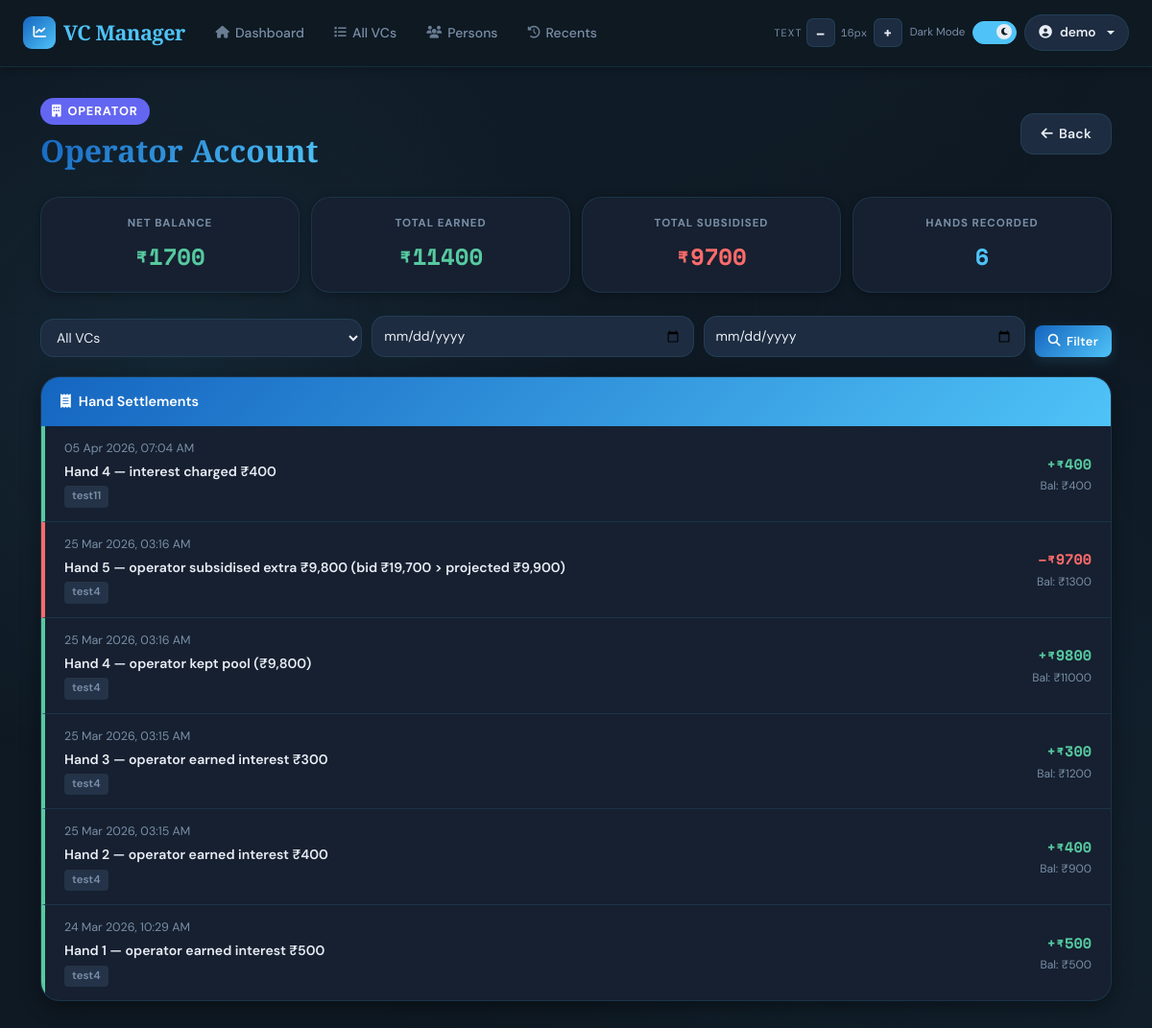
The page /ledger/operator (signed in) on the database as committed earlier.
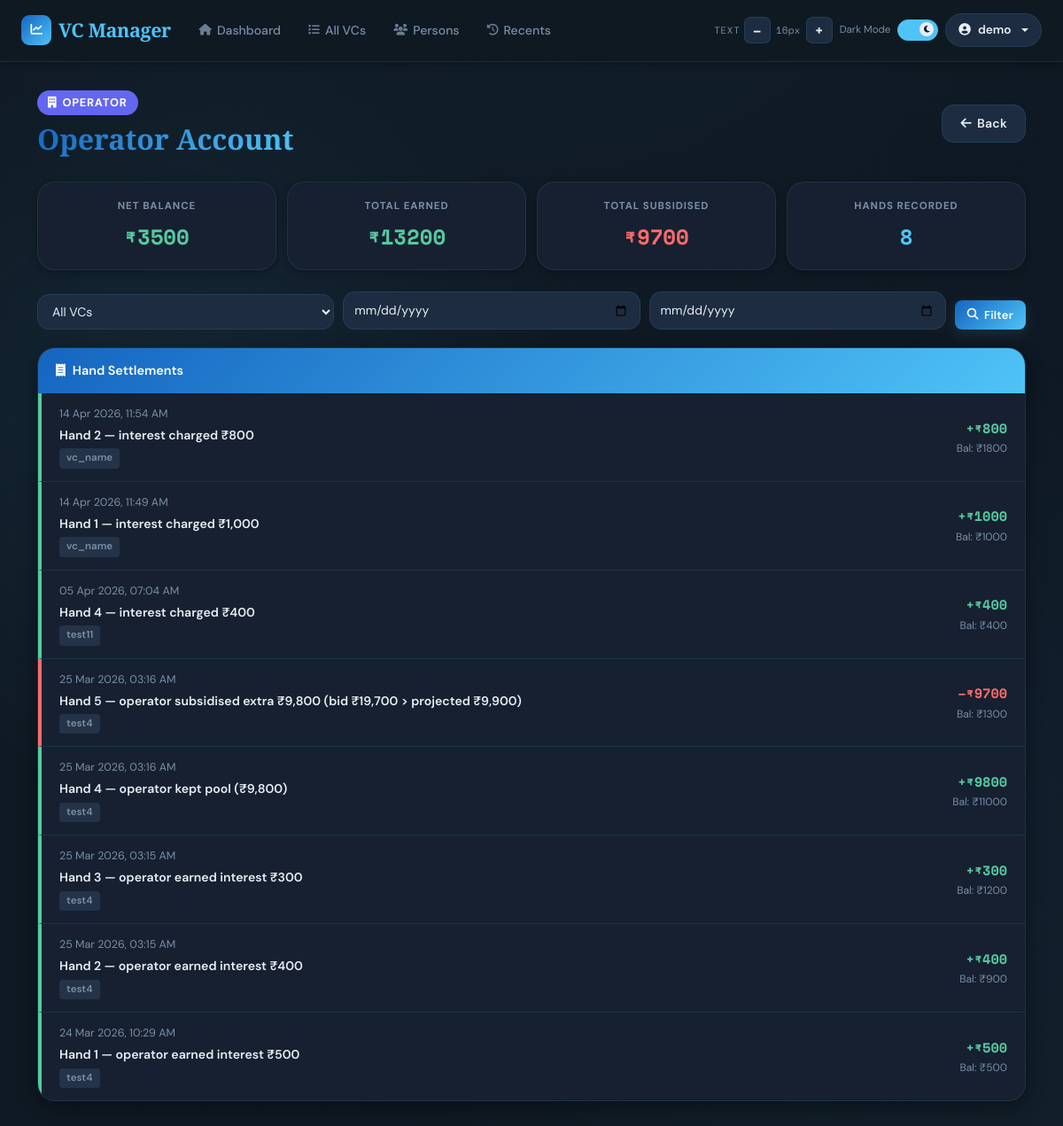
The same page on the database as committed later.
### app/models/ledger.py (models this page shows)
class LedgerEntry(db.Model):
    __tablename__ = 'ledger_entries'
    id = db.Column(db.Integer, primary_key=True)
    person_id = db.Column(db.Integer, db.ForeignKey('persons.id'), nullable=True, index=True)
    vc_id = db.Column(db.Integer, db.ForeignKey('vcs.id'), nullable=True, index=True)
    date = db.Column(db.DateTime, nullable=False, default=datetime.utcnow)
    narration = db.Column(db.Text, nullable=False)
    debit = db.Column(db.Float, default=0)
    credit = db.Column(db.Float, default=0)
    balance = db.Column(db.Float, default=0)
    created_at = db.Column(db.DateTime, default=datetime.utcnow)
    vc = db.relationship('VC', foreign_keys=[vc_id], back_populates='ledger_entries', lazy=True)

### app/models/vc.py (models this page shows, shortened)
class VC(db.Model):
    __tablename__ = 'vcs'
    id           = db.Column(db.Integer, primary_key=True)
    user_id      = db.Column(db.Integer, db.ForeignKey('users.id'), nullable=False, index=True)
    vc_number    = db.Column(db.Integer, unique=True, nullable=False)
    name         = db.Column(db.String(100), nullable=False)
    start_date   = db.Column(db.DateTime, nullable=False, default=lambda: datetime.now(timezone.utc))
    amount       = db.Column(db.Float, nullable=False)
    tenure       = db.Column(db.Integer, nullable=False)
    current_hand = db.Column(db.Integer, default=1)
    narration    = db.Column(db.Text)
    status       = db.Column(db.Enum(PaymentStatus, native_enum=False), default=PaymentStatus.PENDING)
    min_interest = db.Column(db.Float, nullable=False, default=0.0)
    created_at   = db.Column(db.DateTime, default=lambda: datetime.now(timezone.utc))
    updated_at   = db.Column(db.DateTime, default=lambda: datetime.now(timezone.utc),
                             onupdate=lambda: datetime.now(timezone.utc))
    hands          = db.relationship('VCHand',      backref='vc', lazy=True, cascade='all, delete-orphan')
    payments       = db.relationship('Payment',     backref='vc', lazy=True, cascade='all, delete-orphan')
    ledger_entries = db.relationship('LedgerEntry', back_populates='vc', lazy=True)
    members        = db.relationship('Person', secondary=vc_members, backref='vcs')

### app/routes/ledger.py (the view)
@ledger_bp.route('/operator')
@login_required
def operator_ledger():
    from_date = request.args.get('from_date')
    to_date   = request.args.get('to_date')
    vc_id     = request.args.get('vc_id', type=int)
    user_vc_ids = [v.id for v in VC.query.filter_by(user_id=current_user.id).all()]
    if not user_vc_ids:
        return render_template('ledger/operator.html', entries=[], vcs=[],
                          total_credits=0, total_debits=0, net_balance=0)
    query = LedgerEntry.query.filter(
        LedgerEntry.person_id.is_(None),
        LedgerEntry.vc_id.in_(user_vc_ids)
    )
    if vc_id:
        query = query.filter(LedgerEntry.vc_id == vc_id)
    if from_date:
        query = query.filter(LedgerEntry.date >= datetime.strptime(from_date + ' 00:00:00', '%Y-%m-%d %H:%M:%S'))
    if to_date:
        query = query.filter(LedgerEntry.date <= datetime.strptime(to_date + ' 23:59:59', '%Y-%m-%d %H:%M:%S'))
    entries = query.order_by(LedgerEntry.date.desc()).all()
    entries = [e for e in entries if e is not None]
    vcs = VC.query.filter_by(user_id=current_user.id).order_by(VC.vc_number).all()
    total_credits = sum(float(e.credit or 0) for e in entries)
    total_debits  = sum(float(e.debit  or 0) for e in entries)
    net_balance   = total_credits - total_debits
    return render_template(
        'ledger/operator.html',
        entries=entries,
        vcs=vcs,
        total_credits=total_credits,
        total_debits=total_debits,
        net_balance=net_balance,
    )

### templates/ledger/operator.html (shortened to what this page needs)
{% extends "base.html" %}
{% block content %}
<div class="page-header">
    <div>
        <span class="operator-badge"><i class="fas fa-building"></i>Operator</span>
        <h1 class="page-title">Operator Account</h1>
    </div>
    <a href="{{ url_for('dashboard.index') }}" class="btn btn-secondary">
        <i class="fas fa-arrow-left"></i>Back
    </a>
</div>
<div class="summary-strip">
    <div class="summary-card">
        <div class="summary-label">Net Balance</div>
        <div class="summary-value {{ 'positive' if net_balance >= 0 else 'negative' }}">
            ₹{{ "%.0f"|format(net_balance) }}
        </div>
    </div>
    <div class="summary-card">
        <div class="summary-label">Total Earned</div>
        <div class="summary-value credit">₹{{ "%.0f"|format(total_credits) }}</div>
    </div>
    <div class="summary-card">
        <div class="summary-label">Total Subsidised</div>
        <div class="summary-value debit">₹{{ "%.0f"|format(total_debits) }}</div>
    </div>
    <div class="summary-card">
        <div class="summary-label">Hands Recorded</div>
        <div class="summary-value neutral">{{ entries|length }}</div>
    </div>
</div>
<form method="GET" class="filter-bar">
    <select name="vc_id">
        <option value="">All VCs</option>
    </select>
    <input type="date" name="from_date" value="{{ request.args.get('from_date', '') }}" placeholder="From">
    <input type="date" name="to_date"   value="{{ request.args.get('to_date', '') }}"   placeholder="To">
    <button type="submit" class="btn btn-primary btn-sm"><i class="fas fa-search"></i>Filter</button>
</form>
<div class="entries-card">
    <div class="entries-header">
        <i class="fas fa-receipt"></i>Hand Settlements
    </div>
    {% if entries %}
        {% for entry in entries %}
        <div class="entry-row {{ 'credit' if entry.credit > 0 else 'debit' }}">
            <div class="entry-left">
                <div class="entry-date">{{ entry.date.strftime('%d %b %Y, %I:%M %p') }}</div>
                <div class="entry-narr">{{ entry.narration }}</div>
                {% if entry.vc %}
                    <span class="entry-vc">{{ entry.vc.name }}</span>
                {% endif %}
            </div>
            <div class="entry-right">
                <div class="entry-amount">
                    {% if entry.credit > 0 %}
                        <span style="color:var(--success);">+₹{{ "%.0f"|format(entry.credit) }}</span>
                    {% else %}
                        <span style="color:var(--danger);">–₹{{ "%.0f"|format(entry.debit) }}</span>
                    {% endif %}
                </div>
                <div class="entry-bal">Bal: ₹{{ "%.0f"|format(entry.balance) }}</div>
            </div>
        </div>
        {% endfor %}
    {% else %}
        <div class="empty-state">
            <i class="fas fa-inbox"></i>
            <p>No entries yet. Operator settlements are recorded automatically when hands are distributed.</p>
        </div>
    {% endif %}
</div>
{% endblock %}

Rows that differ between the two databases and show on the page:
added LedgerEntry: date "14 Apr 2026, 11:54 AM", narration "Hand 2 — interest charged ₹800", vc.name "vc_name", credit "800", balance "1800"
added LedgerEntry: date "14 Apr 2026, 11:49 AM", narration "Hand 1 — interest charged ₹1,000", vc.name "vc_name", credit "1000", balance "1000"
Other text that changed with them:
{{ "%.0f"|format(net_balance) }}: "1700" → "3500"
{{ "%.0f"|format(total_credits) }}: "11400" → "13200"
{{ entries|length }}: "6" → "8"
